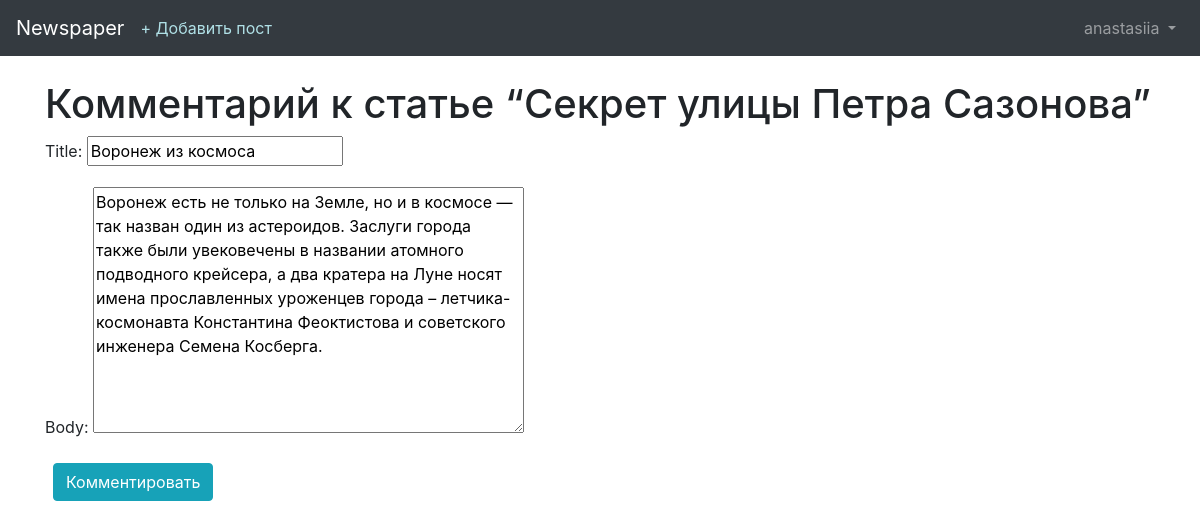
Page /articles/17/edit/ (signed in) on the committed database.
### users/models.py (models this page shows)
class CustomUser(AbstractUser):
    age = models.PositiveIntegerField(default=0)

### articles/models.py (models this page shows, shortened)
class Article(models.Model):
    title = models.CharField(max_length=255)
    body = models.TextField()
    date = models.DateTimeField(auto_now_add=True)
    author = models.ForeignKey(
        settings.AUTH_USER_MODEL,
        on_delete=models.CASCADE,
    )

### articles/views.py (the view)
# urls.py: path('<int:pk>/edit/',views.ArticleUpdateView.as_view(), name='article_edit'),
class ArticleUpdateView(LoginRequiredMixin, UpdateView):
    model = models.Article
    fields = ['title', 'body', ]
    template_name = 'article_edit.html'
    login_url = 'login'

### templates/article_edit.html (shortened to what this page needs)
{% extends 'base.html' %}
{% block content %}
    <h1>Комментарий к статье “Секрет улицы Петра Сазонова”</h1>
    <form action="" method="post">
        {{ form.as_p }}
        <button class="btn btn-info ml-2" type="submit">Комментировать</button>
    </form>
{% endblock %}

### templates/base.html (shortened to what this page needs)
<!doctype html>
<html lang="en">
    <head>
        <link rel="stylesheet" href="https://maxcdn.bootstrapcdn.com/bootstrap/4.0.0/css/bootstrap.min.css">
    </head>
    <body>
        <nav class="navbar navbar-expand-md navbar-dark bg-dark mb-4">
            <a class="navbar-brand" href="{% url 'home' %}">Newspaper</a>
            {% if user.is_authenticated %}
            <ul class="navbar-nav mr-auto">
                <li class="nav-item"><a style="color: #B0E0E6" href="{% url 'article_new' %}">+ Добавить пост</a></li>
            </ul>
            {% endif %}
            <div class="collapse navbar-collapse" id="navbarCollapse">
                {% if user.is_authenticated %}
                <ul class="navbar-nav ml-auto">
                    <li class="nav-item">
                        <a class="nav-link dropdown-toggle" href="#" id="userMenu" data-toggle="dropdown" aria-haspopup="true" aria-expanded="false">
                            {{ user.username }}
                        </a>
                    </li>
                </ul>
                {% endif %}
            </div>
        </nav>
        <div class="container">
            {% block content %}
            {% endblock %}
        </div>
    </body>
</html>

### rows in the picture
CustomUser: username "anastasiia"
Article: title "Воронеж из космоса", body "Воронеж есть не только на Земле, но и в космосе — так назван один из астероидов. Заслуги города также были увековечены в названии атомного подводного крейсера, а два кратера на Луне носят имена прославленных уроженцев города – летчика-космонавта Константина Феоктистова и советского инженера Семена Косберга."
